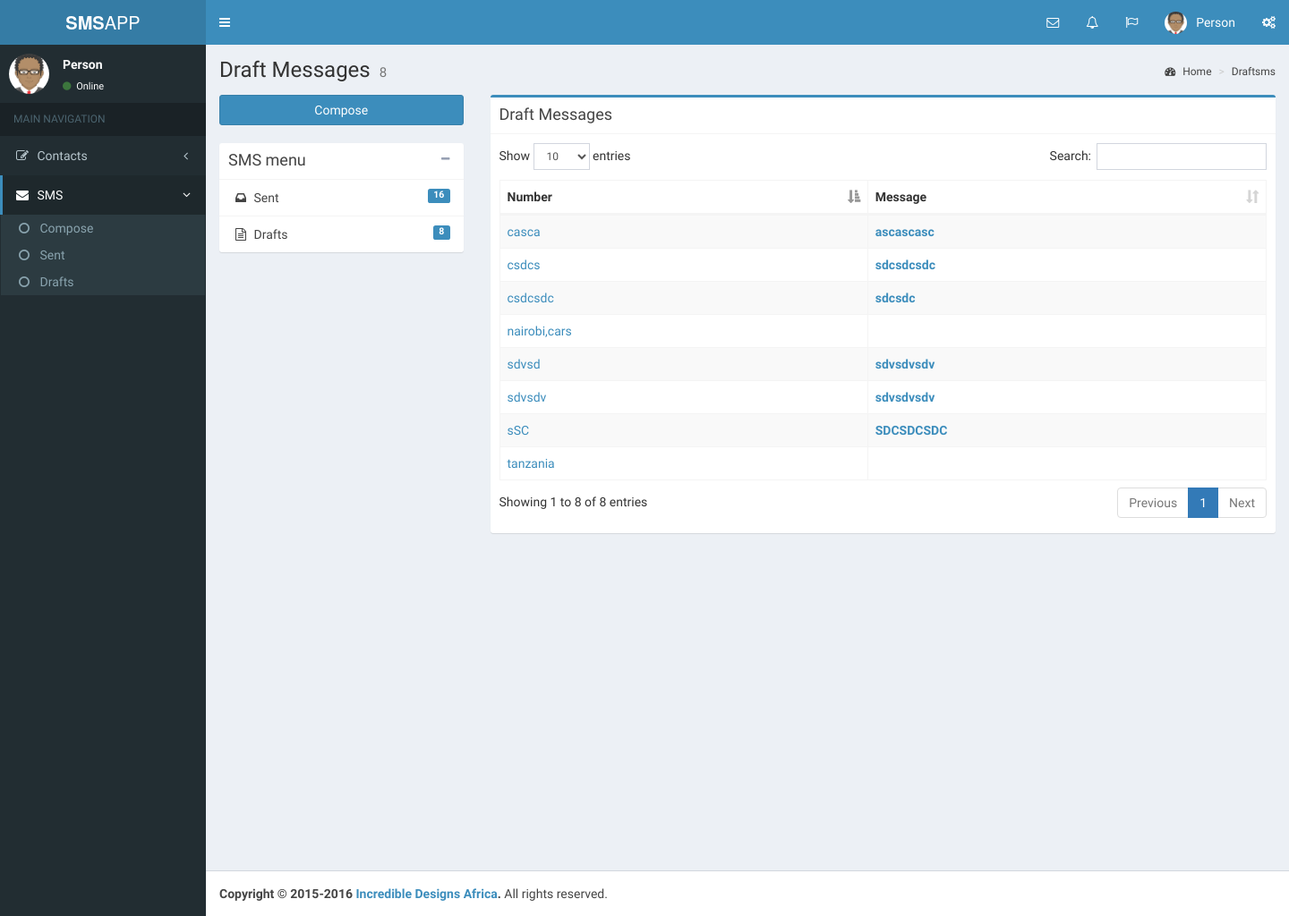
Page /draftsms.php on the earlier database version.
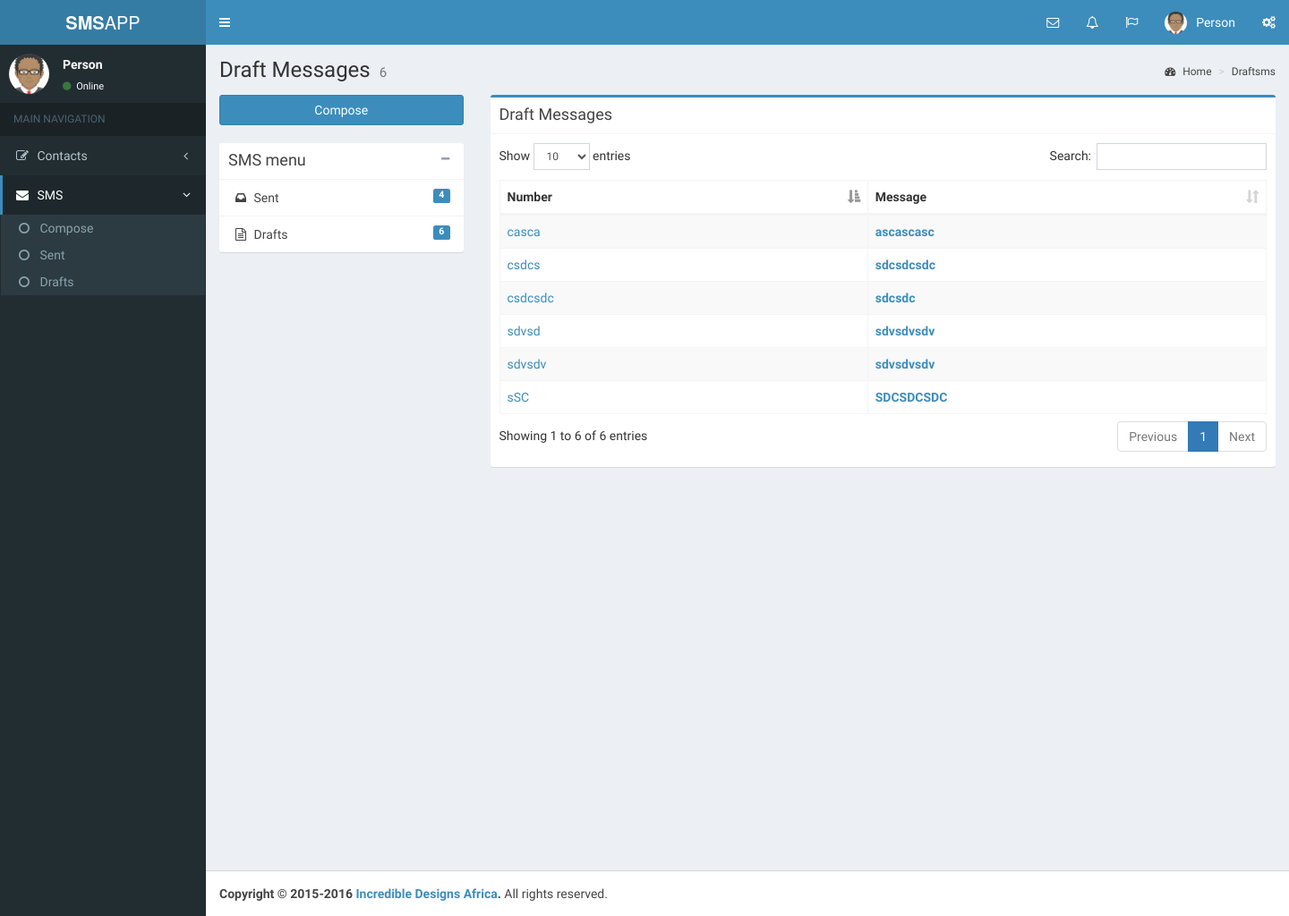
Same page on the later database version.
### tables this page shows
CREATE TABLE `sentsms` (
  `id` int(11) NOT NULL,
  `phone` varchar(255) NOT NULL,
  `smstext` varchar(255) NOT NULL,
  `draft` int(11) NOT NULL
);

### class/database.php (called while the page is built, shortened)
<?php
class Database
{
	public $mysqli;
	function __construct()
	{
		$this->mysqli = new mysqli("localhost", "root", "", "smsapp");
	}
	public function countSentSMS(){
		$query = "SELECT * FROM sentsms WHERE draft = 0";
		$result = $this->mysqli->query($query);
		$row_count = $result->num_rows;
		return $row_count;
	}
	public function countDraftSMS(){
		$query = "SELECT * FROM sentsms WHERE draft = 1";
		$result = $this->mysqli->query($query);
		$row_count = $result->num_rows;
		return $row_count;
	}
}
 ?>

### class/smstext.class.php (called while the page is built, shortened)
<?php
include 'Database.php';
class smstext extends Database
{
	public $sent_sms_table = "sentsms";
	function __construct()
	{
		$this->total_sent = $this->countSentSMS();
		$this->total_draft = $this->countDraftSMS();
	}
	public function getDraftSms(){
		$table = $this->sent_sms_table;
		$res = $this->mysqli->query("SELECT * FROM $table WHERE draft=1");
		if ($this->countDraftSMS() > 0 ) {
			while ($row = $res->fetch_assoc()){
	        	$data[] = array(
					'id' 		=>$row['id'] ,
					'phone' 	=>$row['phone'] ,
					'smstext' 	=>$row['smstext']
					);
	        }
		}else{
			$data = FALSE;
		}
        return $data;
	}
}
 ?>

### draftsms.php (the view, shortened to what this page needs)
<!DOCTYPE html>
<?php
  include 'class/smstext.class.php';
  $smstext = new smstext();
  $data = $smstext->getDraftSms();
 ?>
<html>
  <head>
    <?php include "includes/_csslinks.php"; ?>
    <link rel="stylesheet" href="plugins/datatables/dataTables.bootstrap.css">
    <link rel="stylesheet" href="plugins/fullcalendar/fullcalendar.min.css">
    <link rel="stylesheet" href="plugins/fullcalendar/fullcalendar.print.css" media="print">
    <link rel="stylesheet" href="plugins/iCheck/flat/blue.css">
  </head>
  <body class="hold-transition skin-blue sidebar-mini">
    <div class="wrapper">
      <?php include "includes/_header.php"; ?>
      <?php include "includes/_leftsidebar.php" ?>
      <div class="content-wrapper">
        <section class="content-header">
          <h1>
            Draft Messages
            <small><?php echo $smstext->total_draft ?> </small>
          </h1>
          <?php include "includes/_breadcrums.php"; ?>
        </section>
        <section class="content">
          <div class="row">
            <div class="col-md-3">
              <a href="composesms.php" class="btn btn-primary btn-block margin-bottom">Compose</a>
              <?php include 'includes/_mailboxmenu.php' ?>
            </div>
            <div class="col-md-9">
              <div class="box box-primary">
                <div class="box-header with-border">
                  <h3 class="box-title">Draft Messages</h3>
                </div>
                <div class="box-body">
                    <table class="table table-bordered table-striped" id="sentsms-table">
                      <thead>
                        <th>Number</th>
                        <th>Message</th>
                      </thead>
                      <tbody>
                          <?php
                            if($data):
                              foreach ($data as $value):
                                $phone = $value['phone'];
                                ?>
                                  <tr id="tr_<?php echo $value['id'] ?>">
                                    <td class=""><a href="draft.php?draft=1&id=<?php echo $value['id'] ?>"><?php echo $phone; ?></a></td>
                                    <td class=""><b><a href="draft.php?draft=1&id=<?php echo $value['id'] ?>"><?php echo $value['smstext']; ?></a></td>
                                  </tr>
                                <?php
                              endforeach;
                            endif;
                           ?>
                      </tbody>
                    </table>
                </div>
              </div>
            </div>
          </div>
        </section>
      </div>
      <?php include "includes/_footercopyright.php"; ?>
    </div>
  </body>
</html>

### includes/_mailboxmenu.php
<div class="box box-solid">
  <div class="box-header with-border">
    <h3 class="box-title">SMS menu</h3>
    <div class="box-tools">
      <button class="btn btn-box-tool" data-widget="collapse"><i class="fa fa-minus"></i></button>
    </div>
  </div>
  <div class="box-body no-padding">
    <ul class="nav nav-pills nav-stacked">
      <li><a href="sentsms.php"><i class="fa fa-inbox"></i> Sent <span class="label label-primary pull-right"><?php echo $smstext->total_sent ?></span></a></li>
      <li><a href="draftsms.php"><i class="fa fa-file-text-o"></i> Drafts <span class="label label-primary pull-right"><?php echo $smstext->total_draft ?></span></a></li>
    </ul>
  </div>
</div>

Differences in the rows shown:
removed sentsms: phone "nairobi,cars"
removed sentsms: phone "tanzania"
Other differences:
$smstext->total_draft: "8" → "6"
$smstext->total_sent: "16" → "4"
text written by a page script: "Show entries Search: Showing 1 to 8 of 8 entries Previous 1 Next" → "Show entries Search: Showing 1 to 6 of 6 entries Previous 1 Next"
